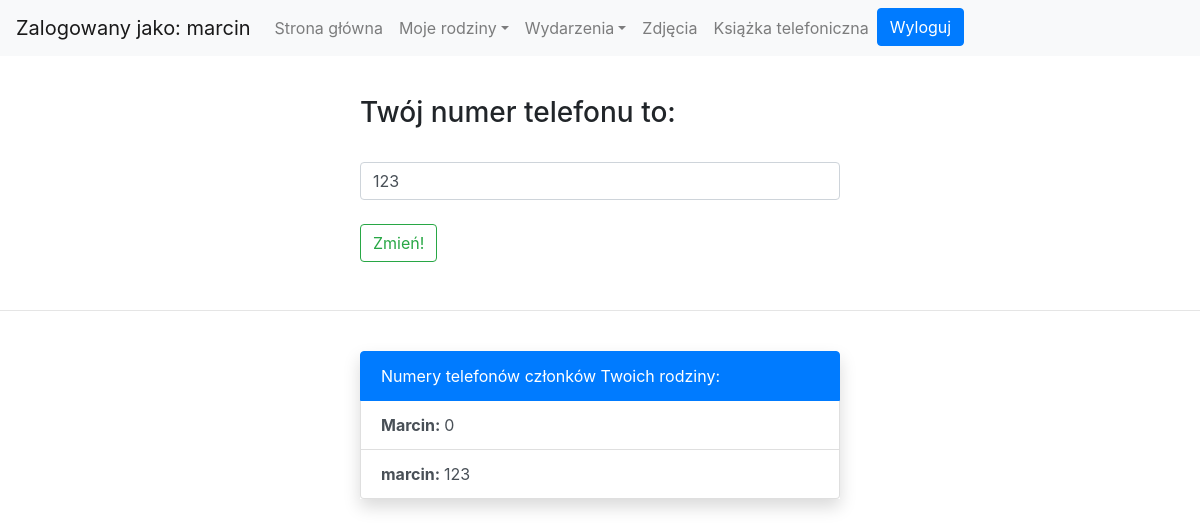
The app's page /main/phonebook/ (signed in) with its own data.
### logged/models.py (models this page shows, shortened)
class Phone(models.Model):
    author = models.CharField(max_length=256, default='None')
    phone_number = models.PositiveSmallIntegerField()

### logged/views.py (the view, shortened to what this page needs)
# urls.py: path('phonebook/', Phonebook, name='phonebook'),
@login_required
def Phonebook(request):
    if request.method=='GET':
        families = Family.objects.filter()
        phone_numbers = Phone.objects.all()
        numbers_in_my_families = []
        my_families = [] # families that I belong to
        members_of_my_families = []
        for family in families:
            for member in family.members.all():
                if str(member) == str(request.user.username):
                    my_families.append(family)
        for family in my_families:
            for member in family.members.all():
                members_of_my_families.append(member.member)
        members_of_my_families = list(dict.fromkeys(members_of_my_families))
        for number in phone_numbers:
            if number.author in members_of_my_families:
                numbers_in_my_families.append(number)
        numbers_in_my_families = list(dict.fromkeys(numbers_in_my_families))
        allow = False
        my_number = None
        for number in numbers_in_my_families:
            if number.author == request.user.username:
                my_number = number.phone_number
                allow = True
        return render(request, 'logged/phonebook.html', {'numbers_in_my_families':numbers_in_my_families, 'allow':allow,'my_number':my_number})

### Authentication/models.py (called while the page is built)
    def __str__(self):
        return self.member

### logged/templates/logged/phonebook.html (shortened to what this page needs)
<!doctype html>
<html lang="en">
  <head>
{% load static %}
{% load filters %}
    <link rel="stylesheet" href="https://stackpath.bootstrapcdn.com/bootstrap/4.4.1/css/bootstrap.min.css">
    <link rel="stylesheet" href="{% static 'Authentication/css/style.css' %}" />
  </head>
  <body>
<nav class="navbar fixed-top navbar-expand-lg navbar-light bg-light">
  <div class="collapse navbar-collapse" id="navbarTogglerDemo01">
    <a class="navbar-brand">Zalogowany jako: {{ user.username }}</a>
    <ul class="navbar-nav mr-auto mt-2 mt-lg-0">
        <li class="nav-item">
            <a class="nav-link" href="{% url 'logedin'%}">Strona główna</a>
        </li>
        <li class="nav-item dropdown">
            <a class="nav-link dropdown-toggle" data-toggle="dropdown" href="#" role="button" aria-haspopup="true" aria-expanded="false">Moje rodziny</a>
          </li>
          <li class="nav-item dropdown">
            <a class="nav-link dropdown-toggle" data-toggle="dropdown" href="#" role="button" aria-haspopup="true" aria-expanded="false">Wydarzenia</a>
          </li>
          <li class="nav-item">
            <a class="nav-link" href="{% url 'photos'%}">Zdjęcia</a>
          </li>
          <li class="nav-item">
            <a class="nav-link" href="{% url 'phonebook'%}">Książka telefoniczna</a>
          </li>
        <form action="{% url 'logoutuser' %}" method="POST">
            <button type="submit" class="btn btn-primary btn-block">Wyloguj</button>
        </form>
    </ul>
  </div>
</nav>
<br><br><br><br>
    {% if allow %}
        <div class="center-form">
            <h3>Twój numer telefonu to:</h3>
                <form method="POST">
                    <input name="what_to_do" class="form-control" value="edit_number" type="hidden"><br>
                    <input name="phone_number" class="form-control" value="{{ my_number }}"><br>
                    <button type="submit" class="btn btn-outline-success">Zmień!</button>
                </form>
        </div>
        <br><hr><br>
        <div>
            <ul class="list-group center-form shadow">
              <li class="list-group-item active">Numery telefonów członków Twoich rodziny:</li>
              {% for number in numbers_in_my_families%}
                <a href="{% url 'profile' number.author %}" class="list-group-item list-group-item-action"><b>{{ number.author }}: </b> {{ number.phone_number }}</a>
              {% endfor %}
            </ul>
         </div>
    {% endif %}
  </body>
</html>

### Authentication/static/Authentication/css/style.css (style rules this page uses)
.center-form { width: 40vw; margin: 0 auto; }

### records on screen
Phone: author "Marcin", phone_number "0"
Phone: author "marcin", phone_number "123"

### other values on screen
{{ user.username }} "marcin"
